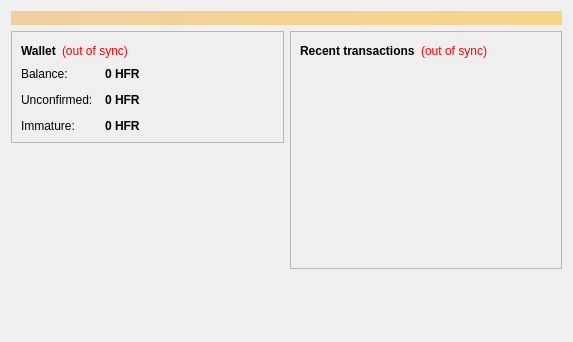
<?xml version="1.0" encoding="UTF-8"?>
<ui version="4.0">
 <class>OverviewPage</class>
 <widget class="QWidget" name="OverviewPage">
  <property name="geometry">
   <rect>
    <x>0</x>
    <y>0</y>
    <width>573</width>
    <height>342</height>
   </rect>
  </property>
  <property name="windowTitle">
   <string>Form</string>
  </property>
  <layout class="QVBoxLayout" name="topLayout">
   <item>
    <widget class="QLabel" name="labelAlerts">
     <property name="visible">
      <bool>false</bool>
     </property>
     <property name="styleSheet">
      <string notr="true">background-color: qlineargradient(x1: 0, y1: 0, x2: 1, y2: 0, stop:0 #F0D0A0, stop:1 #F8D488); color:#000000;</string>
     </property>
     <property name="wordWrap">
      <bool>true</bool>
     </property>
     <property name="margin">
      <number>3</number>
     </property>
    </widget>
   </item>
   <item>
    <layout class="QHBoxLayout" name="horizontalLayout" stretch="1,1">
     <item>
      <layout class="QVBoxLayout" name="verticalLayout_2">
       <item>
        <widget class="QFrame" name="frame">
         <property name="frameShape">
          <enum>QFrame::StyledPanel</enum>
         </property>
         <property name="frameShadow">
          <enum>QFrame::Raised</enum>
         </property>
         <layout class="QVBoxLayout" name="verticalLayout_4">
          <item>
           <layout class="QHBoxLayout" name="horizontalLayout_4">
            <item>
             <widget class="QLabel" name="label_5">
              <property name="font">
               <font>
                <weight>75</weight>
                <bold>true</bold>
               </font>
              </property>
              <property name="text">
               <string>Wallet</string>
              </property>
             </widget>
            </item>
            <item>
             <widget class="QLabel" name="labelWalletStatus">
              <property name="toolTip">
               <string>The displayed information may be out of date. Your wallet automatically synchronizes with the Hfrcoin network after a connection is established, but this process has not completed yet.</string>
              </property>
              <property name="styleSheet">
               <string notr="true">QLabel { color: red; }</string>
              </property>
              <property name="text">
               <string notr="true">(out of sync)</string>
              </property>
              <property name="alignment">
               <set>Qt::AlignLeading|Qt::AlignLeft|Qt::AlignVCenter</set>
              </property>
             </widget>
            </item>
            <item>
             <spacer name="horizontalSpacer_2">
              <property name="orientation">
               <enum>Qt::Horizontal</enum>
              </property>
              <property name="sizeHint" stdset="0">
               <size>
                <width>40</width>
                <height>20</height>
               </size>
              </property>
             </spacer>
            </item>
           </layout>
          </item>
          <item>
           <layout class="QFormLayout" name="formLayout_2">
            <property name="fieldGrowthPolicy">
             <enum>QFormLayout::AllNonFixedFieldsGrow</enum>
            </property>
            <property name="horizontalSpacing">
             <number>12</number>
            </property>
            <property name="verticalSpacing">
             <number>12</number>
            </property>
            <item row="0" column="0">
             <widget class="QLabel" name="label">
              <property name="text">
               <string>Balance:</string>
              </property>
             </widget>
            </item>
            <item row="0" column="1">
             <widget class="QLabel" name="labelBalance">
              <property name="font">
               <font>
                <weight>75</weight>
                <bold>true</bold>
               </font>
              </property>
              <property name="cursor">
               <cursorShape>IBeamCursor</cursorShape>
              </property>
              <property name="toolTip">
               <string>Your current balance</string>
              </property>
              <property name="text">
               <string notr="true">0 HFR</string>
              </property>
              <property name="textInteractionFlags">
               <set>Qt::LinksAccessibleByMouse|Qt::TextSelectableByKeyboard|Qt::TextSelectableByMouse</set>
              </property>
             </widget>
            </item>
            <item row="1" column="0">
             <widget class="QLabel" name="label_3">
              <property name="text">
               <string>Unconfirmed:</string>
              </property>
             </widget>
            </item>
            <item row="1" column="1">
             <widget class="QLabel" name="labelUnconfirmed">
              <property name="font">
               <font>
                <weight>75</weight>
                <bold>true</bold>
               </font>
              </property>
              <property name="cursor">
               <cursorShape>IBeamCursor</cursorShape>
              </property>
              <property name="toolTip">
               <string>Total of transactions that have yet to be confirmed, and do not yet count toward the current balance</string>
              </property>
              <property name="text">
               <string notr="true">0 HFR</string>
              </property>
              <property name="textInteractionFlags">
               <set>Qt::LinksAccessibleByMouse|Qt::TextSelectableByKeyboard|Qt::TextSelectableByMouse</set>
              </property>
             </widget>
            </item>
            <item row="2" column="0">
             <widget class="QLabel" name="labelImmatureText">
              <property name="text">
               <string>Immature:</string>
              </property>
             </widget>
            </item>
            <item row="2" column="1">
             <widget class="QLabel" name="labelImmature">
              <property name="font">
               <font>
                <weight>75</weight>
                <bold>true</bold>
               </font>
              </property>
              <property name="toolTip">
               <string>Mined balance that has not yet matured</string>
              </property>
              <property name="text">
               <string notr="true">0 HFR</string>
              </property>
              <property name="textInteractionFlags">
               <set>Qt::LinksAccessibleByMouse|Qt::TextSelectableByKeyboard|Qt::TextSelectableByMouse</set>
              </property>
             </widget>
            </item>
           </layout>
          </item>
         </layout>
        </widget>
       </item>
       <item>
        <spacer name="verticalSpacer">
         <property name="orientation">
          <enum>Qt::Vertical</enum>
         </property>
         <property name="sizeHint" stdset="0">
          <size>
           <width>20</width>
           <height>40</height>
          </size>
         </property>
        </spacer>
       </item>
      </layout>
     </item>
     <item>
      <layout class="QVBoxLayout" name="verticalLayout_3">
       <item>
        <widget class="QFrame" name="frame_2">
         <property name="frameShape">
          <enum>QFrame::StyledPanel</enum>
         </property>
         <property name="frameShadow">
          <enum>QFrame::Raised</enum>
         </property>
         <layout class="QVBoxLayout" name="verticalLayout">
          <item>
           <layout class="QHBoxLayout" name="horizontalLayout_2">
            <item>
             <widget class="QLabel" name="label_4">
              <property name="text">
               <string>&lt;b&gt;Recent transactions&lt;/b&gt;</string>
              </property>
             </widget>
            </item>
            <item>
             <widget class="QLabel" name="labelTransactionsStatus">
              <property name="toolTip">
               <string>The displayed information may be out of date. Your wallet automatically synchronizes with the Hfrcoin network after a connection is established, but this process has not completed yet.</string>
              </property>
              <property name="styleSheet">
               <string notr="true">QLabel { color: red; }</string>
              </property>
              <property name="text">
               <string notr="true">(out of sync)</string>
              </property>
              <property name="alignment">
               <set>Qt::AlignRight|Qt::AlignTrailing|Qt::AlignVCenter</set>
              </property>
             </widget>
            </item>
            <item>
             <spacer name="horizontalSpacer">
              <property name="orientation">
               <enum>Qt::Horizontal</enum>
              </property>
              <property name="sizeHint" stdset="0">
               <size>
                <width>40</width>
                <height>20</height>
               </size>
              </property>
             </spacer>
            </item>
           </layout>
          </item>
          <item>
           <widget class="QListView" name="listTransactions">
            <property name="styleSheet">
             <string notr="true">QListView { background: transparent; }</string>
            </property>
            <property name="frameShape">
             <enum>QFrame::NoFrame</enum>
            </property>
            <property name="verticalScrollBarPolicy">
             <enum>Qt::ScrollBarAlwaysOff</enum>
            </property>
            <property name="horizontalScrollBarPolicy">
             <enum>Qt::ScrollBarAlwaysOff</enum>
            </property>
            <property name="selectionMode">
             <enum>QAbstractItemView::NoSelection</enum>
            </property>
           </widget>
          </item>
         </layout>
        </widget>
       </item>
       <item>
        <spacer name="verticalSpacer_2">
         <property name="orientation">
          <enum>Qt::Vertical</enum>
         </property>
         <property name="sizeHint" stdset="0">
          <size>
           <width>20</width>
           <height>40</height>
          </size>
         </property>
        </spacer>
       </item>
      </layout>
     </item>
    </layout>
   </item>
  </layout>
 </widget>
 <resources/>
 <connections/>
</ui>
